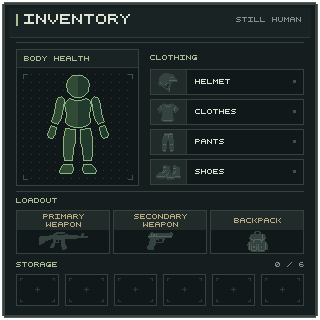
#> input picture assets/inventory_mock_v1.png, 320 x 320 px
$ python make_body_labels.py
#> lines starting #> are read from the running program, lines starting #| are printed output that depends on the picture; after the words box and inside, x2 and y2 are one past the last pixel; in counts of white or black regions, pixels touching at a corner belong together
#!/usr/bin/env python3
"""Finds each body part in the inventory mockup's figure and writes
assets/body_labels.png: same size as the mockup, red channel = part id
(1 head, 2 torso, 3 R arm, 4 L arm, 5 R hand, 6 L hand, 7 R leg, 8 L leg,
9 R foot, 10 L foot; 0 = not part of the figure). The figure faces the
viewer, so the player's right side is on the left of the image.
Re-run this if the figure in the mockup changes."""
import sys, pathlib
import numpy as np
from PIL import Image
from scipy import ndimage

ROOT = pathlib.Path(__file__).resolve().parent.parent
src = ROOT / "assets" / (sys.argv[1] if len(sys.argv) > 1 else "inventory_mock_v1.png")
im = np.array(Image.open(src).convert("RGB")).astype(int)
H, W, _ = im.shape
#> H = 320; W = 320
x0, y0, x1, y1 = 20, 68, 137, 185  # body panel interior
fills = [(48, 74, 54), (34, 57, 45)]
outline = (139, 183, 126)

fill = np.zeros((H, W), bool)
for c in fills: fill |= (np.abs(im - c).sum(2) == 0)
#> this loop made 2 passes
#> pass 1, `for c in fills: fill |= (np.abs(im - c).sum(2) == 0)`:
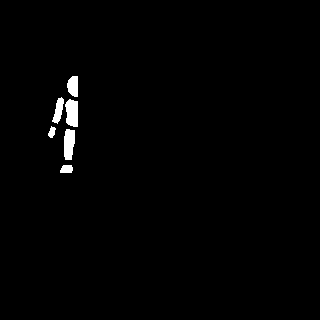
#> fill: shape (320, 320) bool; 1.1% white; 6 white regions, box (x1, y1, x2, y2) and area: (65, 99, 78, 127) 302, (64, 129, 75, 160) 290, (67, 76, 78, 97) 189, (52, 97, 64, 124) 177, (60, 165, 73, 173) 91, (48, 126, 56, 138) 61
fill[:, :x0] = fill[:, x1:] = False; fill[:y0] = fill[y1:] = False
line = (np.abs(im - outline).sum(2) == 0)
#> line: shape (320, 320) bool; 0.56% white in thin lines or dots, all inside (x1, y1, x2, y2) = (47, 75, 109, 174)
line[:, :x0] = line[:, x1:] = False; line[:y0] = line[y1:] = False

lab, n = ndimage.label(fill)
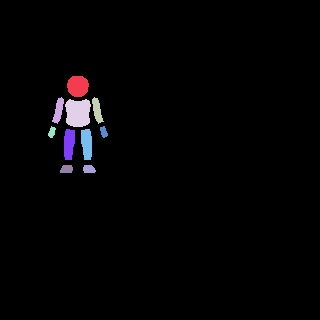
#> lab: shape (320, 320) int32; 11 distinct labels, from 0 to 10; one colour per label, 0 black
#> n = 10
sizes = ndimage.sum(fill, lab, range(1, n + 1))
#> sizes = [375, 177, 175, 606, 61, 64, 290, 291, 91, 88]
keep = [i + 1 for i, s in enumerate(sizes) if s > 15]
#> keep = [1, 2, 3, 4, 5, 6, 7, 8, 9, 10]
cents = {i: ndimage.center_of_mass(fill, lab, i) for i in keep}
#> cents = 10 items
cx_mid = np.mean([c[1] for c in cents.values()])
#> cx_mid = 77.45

def name(i):
#> called with i = 1
    cy, cx = cents[i]; side = 'R' if cx < cx_mid else 'L'
#> after `cy, cx = cents[i]`: cy = 85.75; cx = 77.44
#> after `side = 'R' if cx < cx_mid else 'L'`: side = 'R'
    return cy, cx, side, sizes[i - 1]
info = {i: name(i) for i in keep}
#> info = 10 items
if "-v" in sys.argv: print(cx_mid, {i: tuple(round(float(v),1) if not isinstance(v,str) else v for v in info[i]) for i in keep})
# Sort by vertical position to classify.
order = sorted(keep, key=lambda i: info[i][0])
#> order = [1, 3, 2, 4, 6, 5, 8, 7, 9, 10]
ids = {}
head = order[0]; ids[head] = 1
#> after `head = order[0]`: head = 1
rest = [i for i in keep if i != head]
#> rest = [2, 3, 4, 5, 6, 7, 8, 9, 10]
torso = max(rest, key=lambda i: info[i][3] if abs(info[i][1] - cx_mid) < 8 else 0); ids[torso] = 2
#> after `torso = max(rest, key=lambda i: info[i][3] if abs(info[i][1] - cx_mid)`: torso = 4
rest = [i for i in rest if i != torso]
#> rest = [2, 3, 5, 6, 7, 8, 9, 10]
side = [i for i in rest if abs(info[i][1] - cx_mid) > 15]   # arms and hands
#> side = [2, 3, 5, 6]
center = [i for i in rest if i not in side]                  # legs and feet
#> center = [7, 8, 9, 10]
for s, a, h in (('R', 3, 5), ('L', 4, 6)):
    grp = sorted([i for i in side if info[i][2] == s], key=lambda i: info[i][0])
    ids[grp[0]] = a; ids[grp[1]] = h
#> this loop made 2 passes
#> grp on passes 1 to 2: [2, 5], [3, 6]
#> after the loop, ids = {1: 1, 4: 2, 2: 3, 5: 5, 3: 4, 6: 6}
for s, l, f in (('R', 7, 9), ('L', 8, 10)):
    grp = sorted([i for i in center if info[i][2] == s], key=lambda i: info[i][0])
    ids[grp[0]] = l; ids[grp[1]] = f
#> this loop made 2 passes
#> grp on passes 1 to 2: [7, 9], [8, 10]
#> after the loop, ids = 10 items
assert len(set(ids.values())) == 10, ids

out = np.zeros((H, W), np.uint8)
for i, pid in ids.items(): out[lab == i] = pid
#> this loop made 10 passes
#> (i, pid) on passes 1, 2, 4, 5, 6, 7, 8, 10: (1, 1), (4, 2), (5, 5), (3, 4), (6, 6), (7, 7), (9, 9), (10, 10)
#> pid on passes 3, 9: 3, 8
# Give each outline pixel to the nearest part.
dist, (iy, ix) = ndimage.distance_transform_edt(out == 0, return_indices=True)
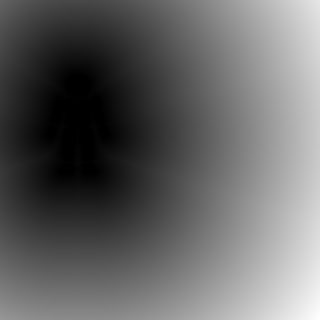
#> dist: shape (320, 320) float64; min 0, max 268.5, mean 106.5; drawn with min black and max white
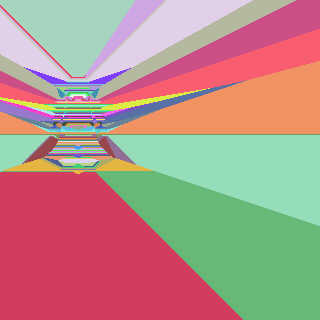
#> iy: shape (320, 320) int32; 92 distinct labels, from 76 to 172; one colour per label, 0 black
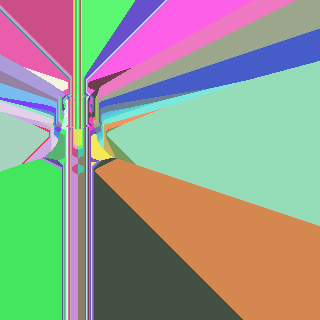
#> ix: shape (320, 320) int32; 60 distinct labels, from 48 to 107; one colour per label, 0 black
ly, lx = np.where(line)
#> ly = 578 values from 75 to 173; lx = 578 values, max 108 at index 356, min 47 at index 349, mean 77.48
out[ly, lx] = out[iy[ly, lx], ix[ly, lx]]
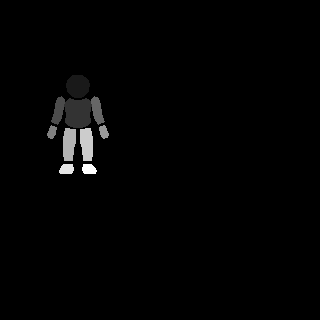
#> out: shape (320, 320); min 0, max 10, mean 0.122; drawn with min black and max white
rgba = np.zeros((H, W, 4), np.uint8); rgba[..., 0] = out; rgba[..., 3] = (out > 0) * 255
#> after `rgba[..., 3] = (out > 0) * 255`:
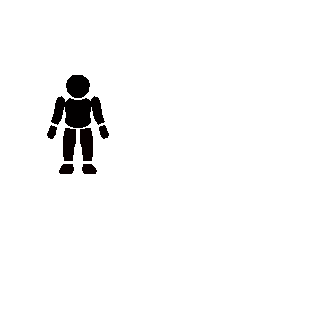
#> rgba: shape (320, 320, 4); mean of channels 0, 1, 2, 3 0.1, 0, 0, 7; transparent parts drawn white
Image.fromarray(rgba).save(ROOT / "assets" / "body_labels.png")
print("parts:", sorted(ids.values()))
#| parts: [1, 2, 3, 4, 5, 6, 7, 8, 9, 10]
